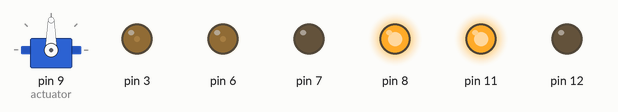
This sketch was run on a simulated Arduino Uno, built for the host (arithmetic inside an expression is 32-bit, double 64-bit). Shown: servo, output pins drawn as LEDs (lit = HIGH). What the sketch prints to the serial monitor is not drawn.

Above: at 0.1 s.
Timing chart, 0 to 1.6 s (numbered marks = the images above):
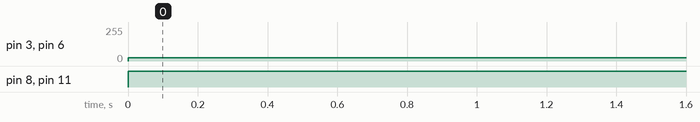

The sketch:

sketch_jul16a.ino
```cpp
#include <HC_SR04.h>
#include <PID_v1.h>
#include <motor_control.h>
#include <Servo.h>

#define TRIG_PIN 10
#define ECHO_PIN 2
#define ECHO_INT 0


HC_SR04 sensor(TRIG_PIN, ECHO_PIN, ECHO_INT);
Servo actuator;


double setpoint = 5;
double input;
double output;
double kp = 5;
double ki = 0;
double kd = 0;
PID controller(&input, &output, &setpoint, kp, ki, kd, REVERSE);

void setup() {
  // put your setup code here, to run once:

//setup motors
  motor_setup();

//setup servo and point forward
   actuator.attach(9);
  actuator.write(90);

//initalize distance sensor
  sensor.begin();
  sensor.start();

//set PID parameters
  controller.SetOutputLimits(-255, 255);
  controller.SetSampleTime(2);
  controller.SetMode(1);


  Serial.begin(9600);

}
void loop() {
  // put your main code here, to run repeatedly:
//get distance value from sensor, update input to be distance value
if(sensor.isFinished())
{
  input = sensor.get_ang_vel();
  sensor.start(); //restart sensor

}

//compute PID controller once input has been updated
controller.Compute();
//set motor power based on output from PID controller
raw_motor_control (output, output);

Serial.print("output: "); Serial.print(output); Serial.print("distance: "); Serial.println(input);
delay(500);
}
```

Measured:
- by itself, pin 3, pin 6: 0/255 → 25/255 at 0.00 s
- by itself, pin 8, pin 11: LOW → HIGH at 0.00 s
